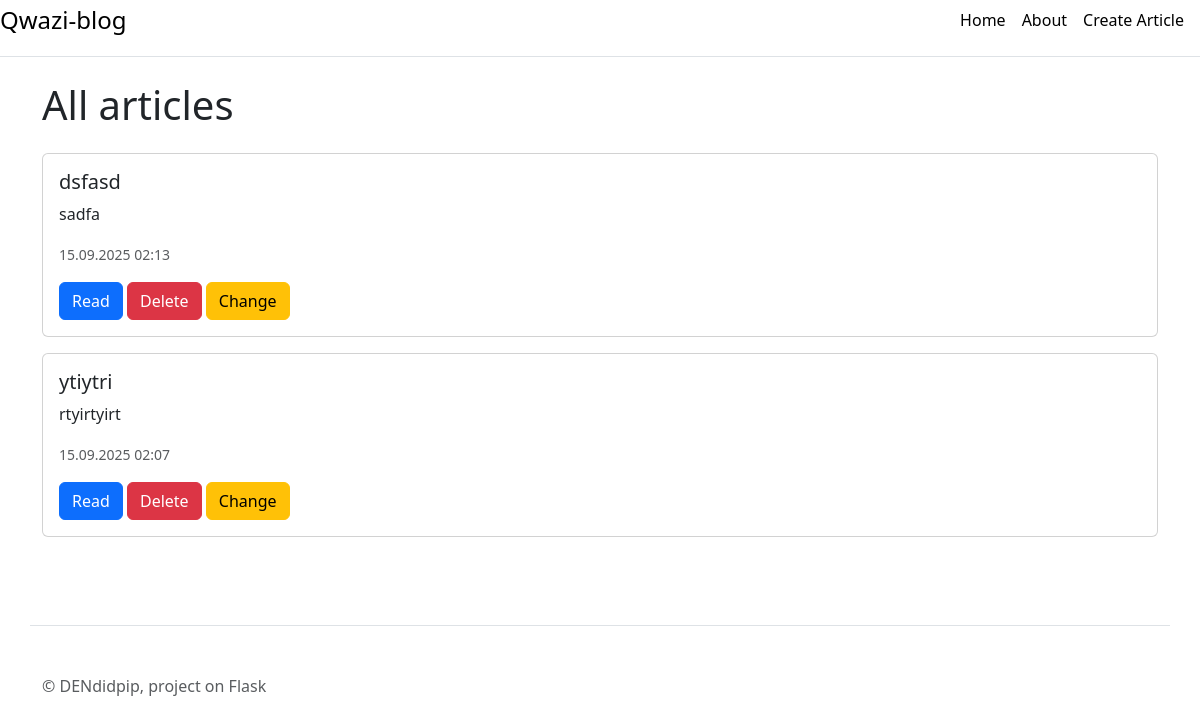
Page /home on the earlier database version.
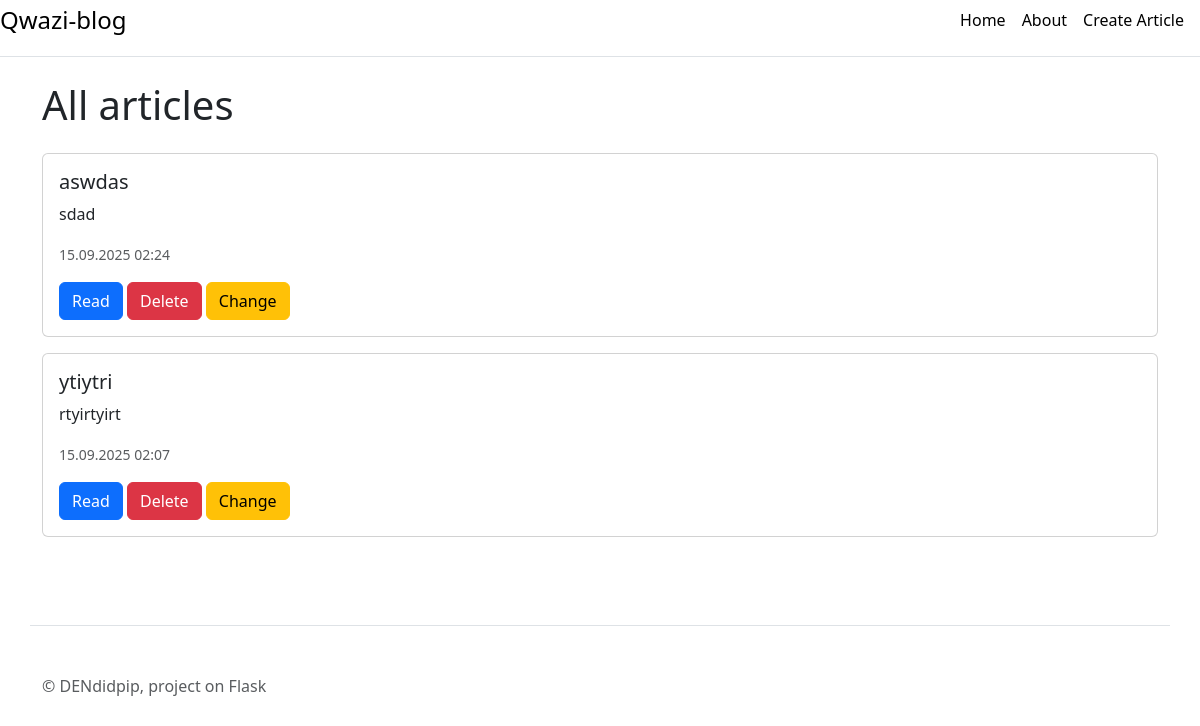
Same page on the later database version.
### app.py (models this page shows, shortened)
class Article(db.Model):
    id = db.Column(db.Integer, primary_key=True)
    title = db.Column(db.String(50), nullable=False)
    intro = db.Column(db.String(200), nullable=False)
    text = db.Column(db.Text, nullable=False)
    date = db.Column(db.DateTime, default=dt.utcnow)

### app.py (the view)
@app.route('/home')
def main():
    articles = Article.query.order_by(Article.date.desc()).all()
    return render_template("index.html", articles=articles)

### templates/index.html (shortened to what this page needs)
{% extends "base.html" %}
{% block content %}
<h1 class="mb-4">All articles</h1>
{% for posts in articles %}
<div class="card my-3">
    <div class="card-body">
        <h5 class="card-title">{{ posts.title }}</h5>
        <p class="card-text">{{ posts.intro }}</p>
        <p><small class="text-muted">{{ posts.date.strftime('%d.%m.%Y %H:%M') }}</small></p>
        <a href="{{ url_for('post_detail', id=posts.id) }}" class="btn btn-primary">Read</a>
        <form action="{{ url_for('delete_article', id=posts.id) }}" method="post" style="display:inline" onsubmit="return confirm('real')">
            <button type="submit" class="btn btn-danger">Delete</button>
        </form>
        <a href="{{ url_for('change_article', id=posts.id) }}" class="btn btn-warning">Change</a>
    </div>
</div>
{% else %}
<p>There is no articles yet...</p>
{% endfor %}
{% endblock %}

Differences in the rows shown:
changed Article: title "dsfasd" → "aswdas"; intro "sadfa" → "sdad"; date "15.09.2025 02:13" → "15.09.2025 02:24"
